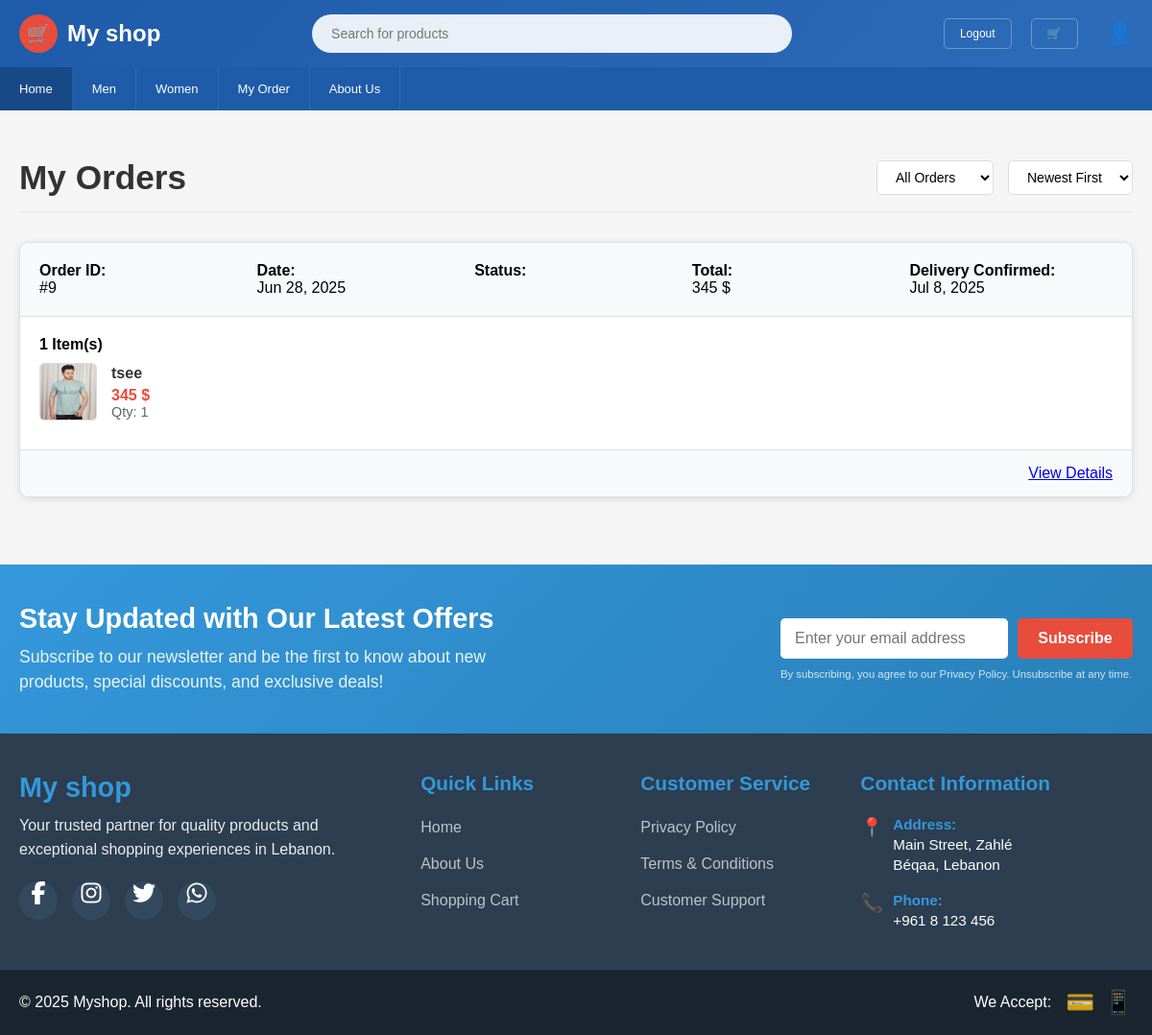
Screenshot of /orders.php (signed in) with the database file from the repository.
### tables this page shows
CREATE TABLE IF NOT EXISTS `categories` (
  `category_id` int NOT NULL AUTO_INCREMENT,
  `name` varchar(50) NOT NULL,
  `image` text NOT NULL,
  `description` text,
  `created_at` timestamp NULL DEFAULT CURRENT_TIMESTAMP,
  PRIMARY KEY (`category_id`)
);

CREATE TABLE IF NOT EXISTS `orders` (
  `order_id` int NOT NULL AUTO_INCREMENT,
  `user_id` int NOT NULL,
  `total_amount` decimal(10,2) NOT NULL,
  `status` enum('pending','processing','shipped','completed','cancelled') DEFAULT 'pending',
  `shipping_address` text NOT NULL,
  `billing_address` text NOT NULL,
  `payment_method` varchar(50) DEFAULT NULL,
  `payment_status` enum('pending','completed','failed','refunded') DEFAULT 'pending',
  `created_at` timestamp NULL DEFAULT CURRENT_TIMESTAMP,
  `updated_at` timestamp NULL DEFAULT CURRENT_TIMESTAMP ON UPDATE CURRENT_TIMESTAMP,
  `delivery_confirmed_by_user` tinyint(1) DEFAULT '0' COMMENT 'Whether user confirmed delivery (0=no, 1=yes)',
  `delivery_confirmed_at` timestamp NULL DEFAULT NULL COMMENT 'When user confirmed delivery',
  PRIMARY KEY (`order_id`),
  KEY `user_id` (`user_id`)
);

CREATE TABLE IF NOT EXISTS `order_items` (
  `order_item_id` int NOT NULL AUTO_INCREMENT,
  `order_id` int NOT NULL,
  `product_id` int NOT NULL,
  `quantity` int NOT NULL,
  `price_at_time` decimal(10,2) NOT NULL,
  `created_at` timestamp NULL DEFAULT CURRENT_TIMESTAMP,
  `selected_size` varchar(20) DEFAULT NULL,
  `selected_color` varchar(50) DEFAULT NULL,
  PRIMARY KEY (`order_item_id`),
  KEY `order_id` (`order_id`),
  KEY `product_id` (`product_id`)
);

CREATE TABLE IF NOT EXISTS `products` (
  `product_id` int NOT NULL AUTO_INCREMENT,
  `name` varchar(100) NOT NULL,
  `description` text,
  `price` decimal(10,2) NOT NULL,
  `stock_quantity` int NOT NULL DEFAULT '0',
  `category_id` int DEFAULT NULL,
  `created_at` timestamp NULL DEFAULT CURRENT_TIMESTAMP,
  `images` text,
  `sizes` text NOT NULL,
  `colors` varchar(255) DEFAULT NULL,
  PRIMARY KEY (`product_id`),
  KEY `category_id` (`category_id`)
);

### orders.php (the view, shortened to what this page needs)
<?php
include 'header.php';
include 'config.php';
$user_id = isset($_SESSION['user_id']) ? $_SESSION['user_id'] : 0;
$status_filter = $_GET['status'] ?? 'all';
$sort_order = $_GET['sort'] ?? 'desc';
try {
    $query = "
        SELECT o.*, COUNT(oi.order_item_id) AS item_count
        FROM orders o
        LEFT JOIN order_items oi ON o.order_id = oi.order_id
        WHERE o.user_id = ?
    ";
    $params = [$user_id];
    $query .= " GROUP BY o.order_id ORDER BY o.created_at " . ($sort_order === 'asc' ? 'ASC' : 'DESC');
    $stmt = $pdo->prepare($query);
    $stmt->execute($params);
    $orders = $stmt->fetchAll(PDO::FETCH_ASSOC);
    $orderIds = array_column($orders, 'order_id');
    $items = [];
    if (!empty($orderIds)) {
        $in = str_repeat('?,', count($orderIds) - 1) . '?';
        $stmt2 = $pdo->prepare("
            SELECT oi.*, p.name, p.images
            FROM order_items oi
            JOIN products p ON oi.product_id = p.product_id
            WHERE oi.order_id IN ($in)
        ");
        $stmt2->execute($orderIds);
        $results = $stmt2->fetchAll(PDO::FETCH_ASSOC);
        foreach ($results as $item) {
            $items[$item['order_id']][] = $item;
        }
    }
} catch (PDOException $e) {
    $orders = [];
    $items = [];
}
?>
<link rel="stylesheet" href="css/orders.css">
<link rel="stylesheet" href="css/index.css">
<div class="container">
    <div class="orders-container">
        <div class="page-header">
            <h1 class="page-title">My Orders</h1>
            <div class="orders-filter">
                <select class="filter-select" onchange="filterOrders(this.value)">
                    <option value="all" <?= $status_filter === 'all' ? 'selected' : '' ?>>All Orders</option>
                </select>
                <select class="filter-select" onchange="sortOrders(this.value)">
                    <option value="desc" <?= $sort_order === 'desc' ? 'selected' : '' ?>>Newest First</option>
                </select>
            </div>
        </div>
        <?php if (empty($orders)): ?>
            <div class="empty-orders">
                <h3>No Orders Found</h3>
                <p>You haven't placed any orders yet.</p>
                <a href="index.php" class="shop-now-btn">Start Shopping</a>
            </div>
        <?php else: ?>
            <div class="orders-list">
                <?php foreach ($orders as $order): ?>
                    <div class="order-card">
                        <div class="order-header">
                            <div class="order-info-item"><strong>Order ID:</strong> #<?= $order['order_id'] ?></div>
                            <div class="order-info-item"><strong>Date:</strong> <?= date('M j, Y', strtotime($order['created_at'])) ?></div>
                            <div class="order-info-item"><strong>Status:</strong> <?= ucfirst($order['status']) ?></div>
                            <div class="order-info-item"><strong>Total:</strong> <?= number_format($order['total_amount'], 0, '.', ',') ?> $</div>
                            <?php if ($order['delivery_confirmed_by_user'] == 1 && !empty($order['delivery_confirmed_at'])): ?>
                                <div class="order-info-item"><strong>Delivery Confirmed:</strong> <?= date('M j, Y', strtotime($order['delivery_confirmed_at'])) ?></div>
                            <?php endif; ?>
                        </div>
                        <div class="order-items">
                            <h4><?= $order['item_count'] ?> Item(s)</h4>
                            <?php if (!empty($items[$order['order_id']])): ?>
                             <?php foreach ($items[$order['order_id']] as $item):
    $images = explode(',', $item['images']);
    $rawImage = trim($images[0] ?? '');
    $img = !empty($rawImage) ? 'uploads/' . basename($rawImage) : '';
?>
    <div class="order-item">
        <?php if (!empty($img) && file_exists($img)): ?>
            <img src="<?= htmlspecialchars($img); ?>" alt="<?= htmlspecialchars($item['name']); ?>" class="item-image">
        <?php else: ?>
            <div class="item-image-fallback">📷</div>
        <?php endif; ?>
                                        <div class="item-details">
                                            <div class="item-name"><?= htmlspecialchars($item['name']) ?></div>
                                            <div class="item-price"><?= number_format($item['price_at_time'], 0, '.', ',') ?> $</div>
                                            <div class="item-quantity">Qty: <?= $item['quantity'] ?></div>
                                        </div>
                                    </div>
                                <?php endforeach; ?>
                            <?php else: ?>
                                <p>No items found.</p>
                            <?php endif; ?>
                        </div>
                        <div class="order-actions">
                            <a href="order-details.php?id=<?= $order['order_id'] ?>">View Details</a>
                        </div>
                    </div>
                <?php endforeach; ?>
            </div>
        <?php endif; ?>
    </div>
</div>
<?php include 'footer.php'; ?>

### header.php (shortened to what this page needs)
  <header class="header">
        <div class="header-content">
            <div class="logo">
                <div class="logo-icon">🛒</div>
                <span>My shop</span>
            </div>
           <div class="search-bar">
    <form action="searchresult.php" method="GET">
        <input type="text" name="query" placeholder="Search for products" required>
    </form>
</div>
            <div class="header-right">
           <?php if (isset($_SESSION['user_id'])): ?>
    <a href="logout.php" class="login-btn">Logout</a>
<?php else: ?>
    <a href="login.php" class="login-btn">Login & Register</a>
<?php endif; ?>
            <?php if (isset($_SESSION['user_id'])): ?>
    <div class="cart-btn" onclick="window.location.href='cart.php'">🛒</div>
<?php endif; ?>
<?php if (isset($_SESSION['user_id'])): ?>
    <div class="profile-btn" onclick="window.location.href='profile.php'">👤</div>
<?php endif; ?>
            </div>
        </div>
    </header>
    <?php
     include 'config.php';
$category_stmt = $pdo->query("SELECT category_id, name FROM categories ORDER BY name ASC");
$categories = $category_stmt->fetchAll(PDO::FETCH_ASSOC);
?>
  <nav class="navigation">
    <div class="nav-content">
        <a href="index.php" class="nav-item categories">Home</a>
        <?php foreach ($categories as $cat): ?>
            <a href="category.php?id=<?php echo $cat['category_id']; ?>" class="nav-item">
                <?php echo htmlspecialchars($cat['name']); ?>
            </a>
        <?php endforeach; ?>
         <?php if (isset($_SESSION['user_id'])): ?>
    <a href="orders.php" class="nav-item">My Order</a>
<?php endif; ?>
        <a href="about.php" class="nav-item ">About Us</a>
    </div>
</nav>

### css/orders.css (style rules this page uses)
.orders-container { max-width: 1200px; margin: 0 auto; padding: 20px; margin-top: 30px; }
.page-header { display: flex; justify-content: space-between; align-items: center; margin-bottom: 30px; padding-bottom: 15px; border-bottom: 2px solid #eee; }
.page-title { font-size: 2.2em; color: #333; margin: 0; }
.orders-filter { display: flex; gap: 15px; align-items: center; }
.filter-select { padding: 8px 15px; border: 1px solid #ddd; border-radius: 5px; font-size: 14px; background: white; cursor: pointer; }
.orders-list { display: flex; flex-direction: column; gap: 20px; }
.order-card { background: white; border: 1px solid #e0e0e0; border-radius: 10px; overflow: hidden; box-shadow: 0 2px 8px rgba(0,0,0,0.1); transition: transform 0.2s ease, box-shadow 0.2s ease; }
.order-header { background: #f8f9fa; padding: 20px; border-bottom: 1px solid #e0e0e0; display: grid; grid-template-columns: repeat(auto-fit, minmax(200px, 1fr)); gap: 15px; }
.order-info-item { display: flex; flex-direction: column; }
.order-items { padding: 20px; }
.order-item { display: flex; align-items: center; gap: 15px; padding: 10px 0; border-bottom: 1px solid #f0f0f0; }
.order-item:last-child { border-bottom: none; }
.item-image { width: 60px; height: 60px; object-fit: cover; border-radius: 5px; border: 1px solid #ddd; }
.item-details { flex: 1; }
.item-name { font-weight: bold; color: #333; margin-bottom: 5px; }
.item-price { color: #e74c3c; font-weight: bold; }
.item-quantity { color: #666; font-size: 0.9em; }
.order-actions { padding: 15px 20px; background: #f8f9fa; border-top: 1px solid #e0e0e0; display: flex; gap: 10px; justify-content: flex-end; }

### css/index.css (style rules this page uses)
* { margin: 0; padding: 0; box-sizing: border-box; }
.header { background: linear-gradient(135deg, #1e5ba8, #2d6cb8); color: white; padding: 15px 0; }
.header-content { max-width: 1200px; margin: 0 auto; display: flex; align-items: center; justify-content: space-between; padding: 0 20px; }
.logo { display: flex; align-items: center; gap: 10px; font-size: 24px; font-weight: bold; }
.logo-icon { width: 40px; height: 40px; background: #e74c3c; border-radius: 50%; display: flex; align-items: center; justify-content: center; color: white; font-size: 20px; }
.search-bar { flex: 1; max-width: 500px; margin: 0 30px; position: relative; }
.search-bar input { width: 100%; padding: 12px 20px; border: none; border-radius: 25px; font-size: 14px; background: rgba(255,255,255,0.9); }
.header-right { display: flex; align-items: center; gap: 20px; }
.login-btn, .cart-btn { padding: 8px 16px; border: 1px solid rgba(255,255,255,0.3); border-radius: 5px; color: white; text-decoration: none; font-size: 12px; }
.navigation { background: #1e5ba8; padding: 0; }
.nav-content { max-width: 1200px; margin: 0 auto; display: flex; align-items: center; }
.nav-item { padding: 15px 20px; color: white; text-decoration: none; font-size: 13px; border-right: 1px solid rgba(255,255,255,0.1); transition: background 0.3s; }
.nav-item.categories { background: rgba(0,0,0,0.2); }

### header.php (style rules this page uses)
.profile-btn { cursor: pointer; font-size: 22px; margin-left: 10px; display: inline-block; }

### orders.php (style rules this page uses)
.order-actions { display: flex; gap: 10px; align-items: center; }

### rows the page displays
categories: name "Men"
categories: name "Women"
orders: order_id "9", created_at "Jun 28, 2025", total_amount "345", delivery_confirmed_at "Jul 8, 2025", item_count "1"
order_items: product.name "tsee", price_at_time "345", quantity "1"
